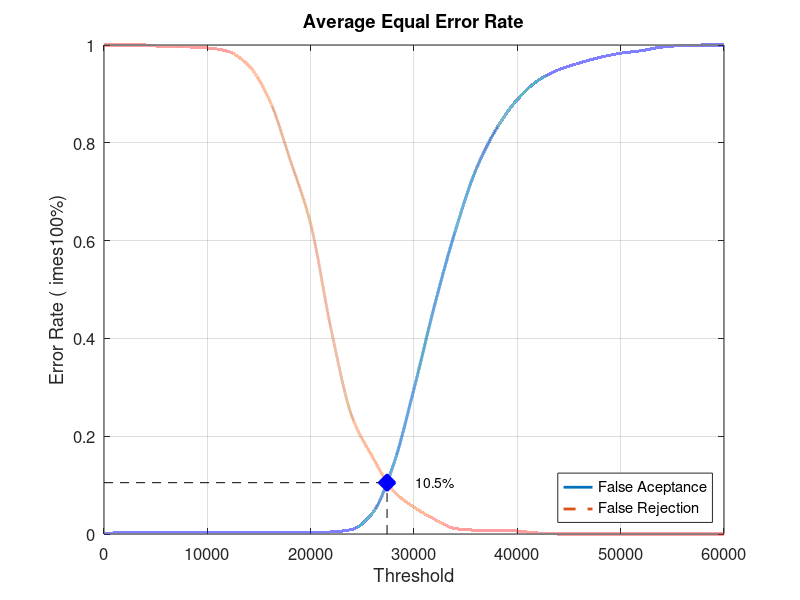
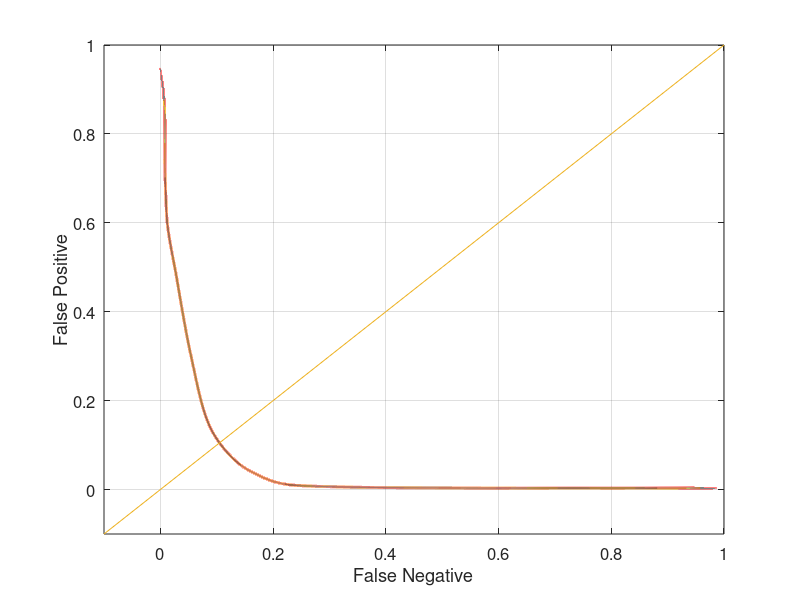

Here is the MATLAB script that generated these plots, in order:
close all;
clear;
clc;
x = 0:2000:60000;
xq = 0:0.5:60000;

y0 = [0 0.0031579 0.0031579 0.0031579 0.0031579 0.0031579 0.0031579 0.0031579 0.0031579 0.0031579 0.0031579 0.00421053 0.00947368 0.0431579 0.141053 0.296842 0.468421 0.62 0.745263 0.829474 0.888421 0.927368 0.949474 0.963158 0.974737 0.983158 0.988421 0.99579 0.998947 1 1]
yy0 = interp1(x, y0, xq, 'pchip');
y1 = [1 1 1 0.996 0.996 0.994 0.987 0.958 0.888 0.766 0.634 0.416 0.24 0.157 0.088 0.055 0.03 0.011 0.008 0.008 0.006 0.002 0 0 0 0 0 0 0 0 0]
yy1 = interp1(x, y1, xq, 'pchip');

% Calculating EER: 
y2 = abs(y0 - y1);
find(y2 == min(y2))
yy2 = abs(yy0 - yy1);
xEER = find(yy2 == min(yy2));
xEERIndex = xq(xEER) % X-axis EER
yEER = yy0(xEER) % Y-axis EER

main = figure
plot(xq, yy0,'-','LineWidth', 2);	hold on
plot(xq, yy1,'--','LineWidth', 2);	hold on
plot([xEERIndex xEERIndex], [0 yEER], 'k--');	hold on
plot([0 xEERIndex], [yEER yEER], 'k--');	hold on
plot(xEERIndex, yEER, 'bx', 'LineWidth', 10);	hold on
text(xEERIndex + 10 * xEERIndex / 100, yEER, [num2str(round((10000 * yEER)) / 100) '%'])
legend('False Aceptance', 'False Rejection', 'Location', 'SouthEast')
xlabel('Threshold')
ylabel('Error Rate (	imes100%)')
title('Average Equal Error Rate')
set(gca, 'FontSize', 12)
axis([0 60000 0 1])
grid on

print(main, 'Database4AverageMain', '-dpng');
FNRxFPR = figure('Color', [1 1 1]);
plot(yy1, yy0, '-', yy1, yy0, 'LineWidth', 2);
hold on
y = -0.1:0.1:1
plot(y, y); 
set(gca, 'FontSize', 12)
xlabel('False Negative')
ylabel('False Positive')
axis([-0.1 1 -0.1 1])
set(gca, 'FontSize', 12)
grid on

print(FNRxFPR, 'Database4AverageFNRxFPR','-dpng');
